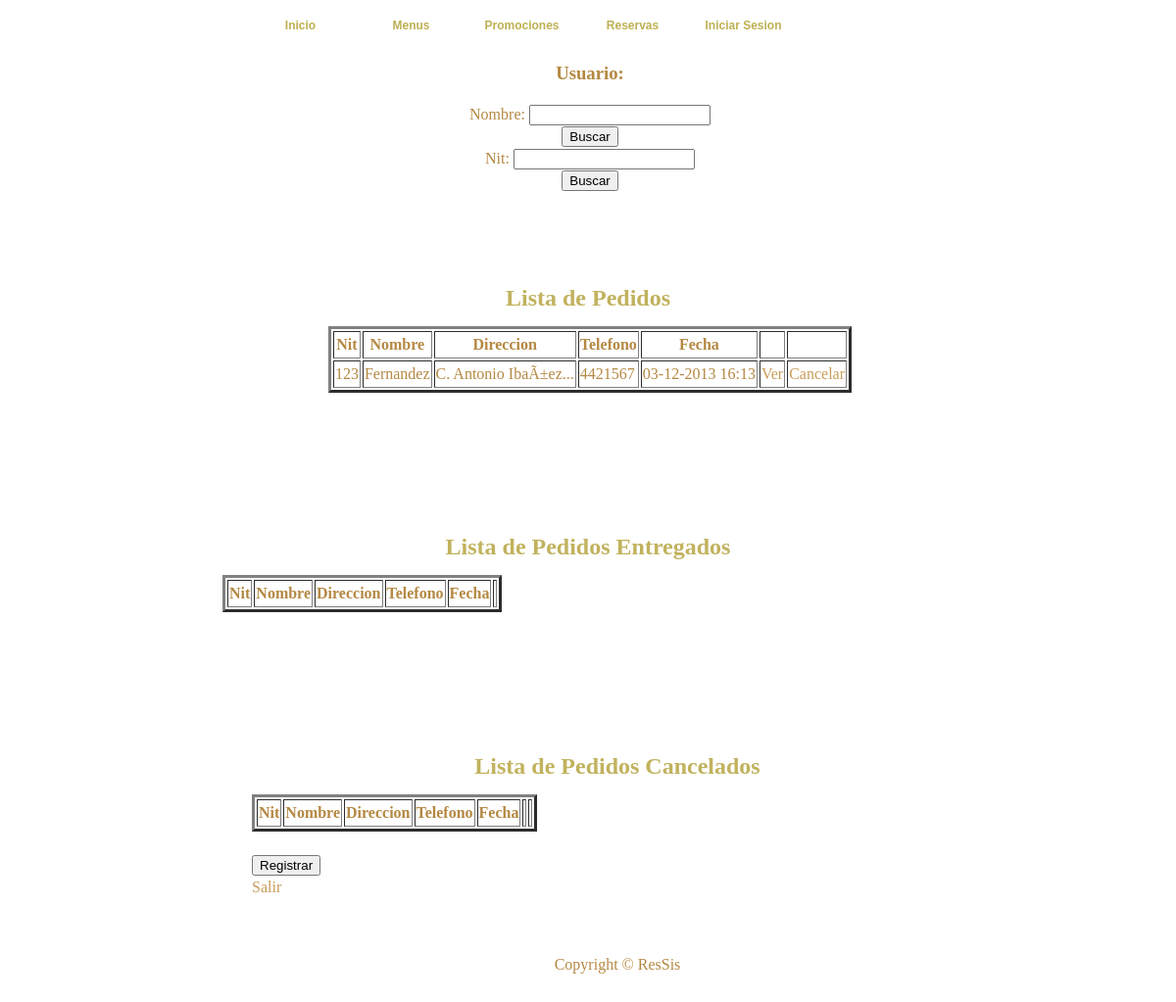
Screenshot of /Pedidos/mis_pedidos.php (signed in) with the database file from the repository.
### tables this page shows
CREATE TABLE `pedido` (
  `cod_pedido` bigint(20) NOT NULL AUTO_INCREMENT COMMENT 'Codigo del pedido',
  `nombre` varchar(40) NOT NULL COMMENT 'Nombre del cliente al cual pertenece el pedido',
  `nit` bigint(12) NOT NULL COMMENT 'Nit del cliente',
  `direccion` varchar(50) NOT NULL COMMENT 'Direccion del cliente para el pedido',
  `telefono` bigint(12) NOT NULL COMMENT 'Telefono del cliente para el pedido',
  `fecha` datetime NOT NULL COMMENT 'Fecha del pedido',
  `estado` tinyint(1) NOT NULL COMMENT 'Estado del pedido Activo o Inactivo',
  `entregado` tinyint(1) NOT NULL COMMENT 'Informa si se entrego el pedido o no',
  `usuario` varchar(12) NOT NULL COMMENT 'Codigo del Usuario al que esta asociado el pedido',
  PRIMARY KEY (`cod_pedido`)
);

### Pedidos/mis_pedidos.php (the view, shortened to what this page needs)
<!DOCTYPE html PUBLIC "-//W3C//DTD XHTML 1.0 Transitional//EN" "http://www.w3.org/TR/xhtml1/DTD/xhtml1-transitional.dtd">
<HTML xmlns="http://www.w3.org/1999/xhtml">
	<HEAD>
			<link href="../CSS/templatemo_style.css" rel="stylesheet" type="text/css" />
		<?php require("../db/conexion_db.php");
		function mostrar_datos($res) {
			while($row=mysql_fetch_row($res)){
				$id=$row[0];
				$estado=$row[6];
				echo "<TR>";
				echo "<TD>".$row[2]."</TD>";
				echo "<TD>".$row[1]."</TD>";
				echo "<TD>".substr($row[3], 0, 20)."..."."</TD>";
				echo "<TD>".$row[4]."</TD>";
				echo "<TD>".date_create($row[5])->format('d-m-Y H:i')."</TD>";
				echo "<TD>"."<a href=\"ver_pedido.php?aux=$id\">Ver</a>"."</TD>";
				if (!$row[7]){
					if($row[6])
						echo "<TD>"."<a href=\"cancelar_pedido.php?aux=$id&estado=$estado\">Cancelar</a>"."</TD>";
					else
						echo "<TD>"."<a href=\"cancelar_pedido.php?aux=$id&estado=$estado\">Restablecer</a>"."</TD>";
				}
				echo "</TR>";
			}
		}
		function obtener_datos($nit, $nombre, $estado, $entregado){
			$login = $_SESSION["usuario"];
			if (!is_null($nit)) {
				$res=mysql_query("SELECT * FROM pedido where estado='$estado' and entregado='$entregado' and usuario='$login' and nit = '$nit' ORDER BY cod_pedido DESC");
			} else {
				if (!is_null($nombre)){
					$res=mysql_query("SELECT * FROM pedido where estado='$estado' and entregado='$entregado' and usuario='$login' and nombre like '%$nombre%' ORDER BY cod_pedido DESC");
				} else {
					$res=mysql_query("SELECT * FROM pedido where estado='$estado' and entregado='$entregado' and usuario='$login' ORDER BY cod_pedido DESC");
				}
			}
			mostrar_datos($res);
		}
		function llenarTablas($estado, $entregado){
			if(isset($_GET["Buscar"])){
				if(isset($_GET["nit"])){
					obtener_datos($_GET["nit"], null, $estado, $entregado);
				} else {
					if(isset($_GET["nombre"])){
						obtener_datos(null, $_GET["nombre"], $estado, $entregado);
					} else {
						obtener_datos(null, null, $estado, $entregado);
					}
				}
			} else {
				obtener_datos(null, null, $estado, $entregado);
			}
		}
		?>
	</HEAD>
	<BODY>
<div id="templatemo_container">
			<div class="templatemo_topmenu">
				<ul>
      				<li><a href="../index.html" >Inicio</a></li>
      				<li><a href="listaMenuDiario.php" class="current">Menus</a></li>
      				<li><a href="#">Promociones</a></li>
      				<li><a href="../ReservaMesas/index.php">Reservas</a></li>
      				<li><a href="../Usuarios/login.php">Iniciar Sesion</a></li>
      			</ul>
			 </div>
			<BR>
		<div id="templatemo_content_section">
		<CENTER>
		<h3> Usuario: <?php $_SESSION["usuario"]; ?> </h3>
		<FORM NAME="Datos1" Method="get" Action="index.php">
			Nombre: <INPUT TYPE=Text NAME="nombre"><BR>
			<INPUT TYPE=Submit NAME="Buscar" VALUE="Buscar"><DD></DD>
		</FORM>
		<FORM NAME="Datos2" Method="get" Action="index.php">
			Nit: <INPUT TYPE=Text NAME="nit"><BR>
			<INPUT TYPE=Submit NAME="Buscar" VALUE="Buscar"><DD></DD>
		</FORM>
			</div>
			<div id="templatemo_topsection">Lista de Pedidos<br></div>
			<div id="templatemo_content_section">
			<CENTER>
			<TABLE BORDER=3>
				<TR>
					<TH>Nit</TH>
					<TH>Nombre</TH>
					<TH>Direccion</TH>
					<TH>Telefono</TH>
					<TH>Fecha</TH>
					<TH></TH>
					<TH></TH>
				</TR>
				<?php
					llenarTablas(1,0);
				?>
			</TABLE>
			<BR><BR>
			</div>
			<div id="templatemo_topsection">Lista de Pedidos Entregados<br></div>
			<div id="templatemo_content_section">
			<TABLE BORDER=3>
				<TR>
					<TH>Nit</TH>
					<TH>Nombre</TH>
					<TH>Direccion</TH>
					<TH>Telefono</TH>
					<TH>Fecha</TH>
					<TH></TH>
				</TR>
			</TABLE>
			<br><br>
			<div id="templatemo_topsection">Lista de Pedidos Cancelados<br></div>
			<div id="templatemo_content_section">
			<TABLE BORDER=3>
				<TR>
					<TH>Nit</TH>
					<TH>Nombre</TH>
					<TH>Direccion</TH>
					<TH>Telefono</TH>
					<TH>Fecha</TH>
					<TH></TH>
					<TH></TH>
				</TR>
			</TABLE>
			<br>
			<form action="registrar_pedido.php">
				<input type = "submit" name="Registrar" value = "Registrar">
			</form>
			<a href="../salir.php">Salir</a>
		</div>
		<div id="templatemo_footer">Copyright © ResSis</div>
	</BODY>
</HTML>

### CSS/templatemo_style.css (style rules this page uses)
html { background: url(images/templatemo_html_bg.jpg) repeat; }
body { margin: 0; padding:0; font-family: "Times New Roman", Times, serif; font-size: 16px; line-height: 1.5em; color: #b48842; background: url(images/templatemo_body_bg.jpg) repeat-x center top; width: 100%; display: table; }
a:link, a:visited { color: #c89d59; text-decoration: none; }
#templatemo_container { width: 806px; margin: auto; }
.templatemo_topmenu { margin: auto; width: 700px; position:relative; }
.templatemo_topmenu ul { list-style: none; padding: 0px; margin: 0px; }
.templatemo_topmenu li { display: inline; }
.templatemo_topmenu li a { float: left; font-family: Arial, Helvetica, sans-serif; font-size: 12px; font-weight: bold; text-align: center; color: #beb052; width: 103px; height: 30px; margin-left: 5px; margin-right: 5px; padding-top: 14px; }
.templatemo_topmenu li a:hover, .templatemo_topmenu li .current { color: #beb052; background: url(images/templatemo_button_hover.jpg) no-repeat; }
#templatemo_topsection { float: left; margin-top: 40px; width: 806px; height: 48px; color: #c1b25d; font-size: 24px; font-weight: bold; padding-top: 50px; line-height: 1.6em; text-align: center; background: url(images/templatemo_title_bg.jpg) no-repeat; }
#templatemo_content_section { float: left; width: 750px; text-align: justify; padding-left: 30px; }
#templatemo_footer { float: left; margin: auto; margin-top: 20px; text-align: center; padding-top: 35px; width: 806px; height: 50px; background: url(images/templatemo_footer.jpg) no-repeat; background-position: top; }

### rows the page displays
pedido: nit "123", nombre "Fernandez", direccion "C. Antonio IbaÃ±ez", telefono "4421567", fecha "03-12-2013 16:13"
